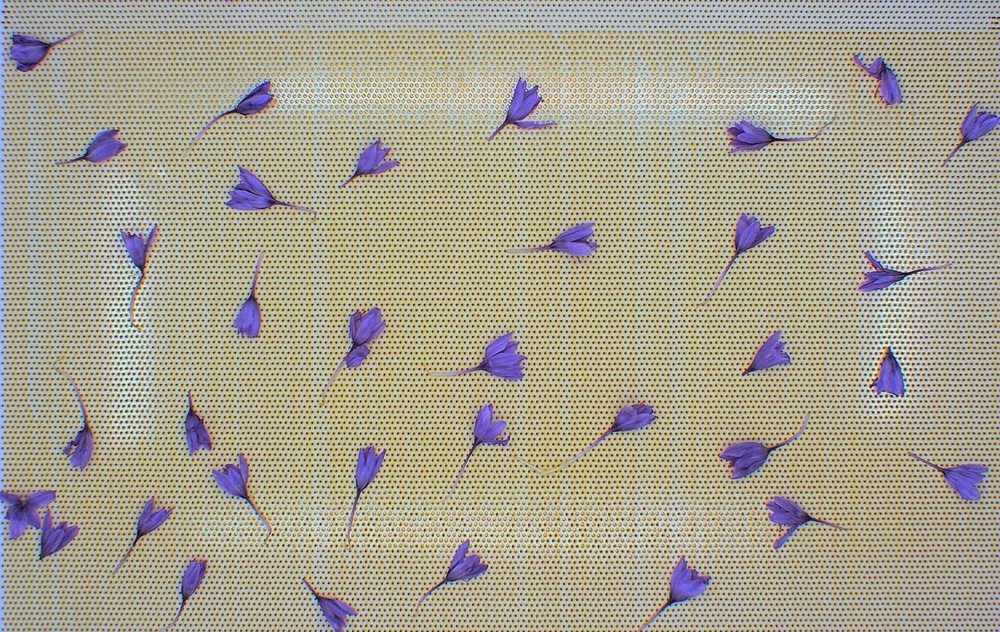
#> input picture HW2/images/saffrun.jpg, 1000 x 632 px, shrunk from 1290 x 815 before the run, found by its file name
$ jupyter execute Q2.ipynb
#> lines starting #> are read from the running program, lines starting #| are printed output that depends on the picture
A)

[cell 1]
# load image and convert it to gray scale
import matplotlib.pyplot as plt
import cv2
my_image = cv2.imread('saffrun.jpg')
#> my_image is the input picture: shape (632, 1000, 3); mean B, G, R 145.8, 163.3, 169.6
gray_image = cv2.cvtColor(my_image, cv2.COLOR_RGB2GRAY)
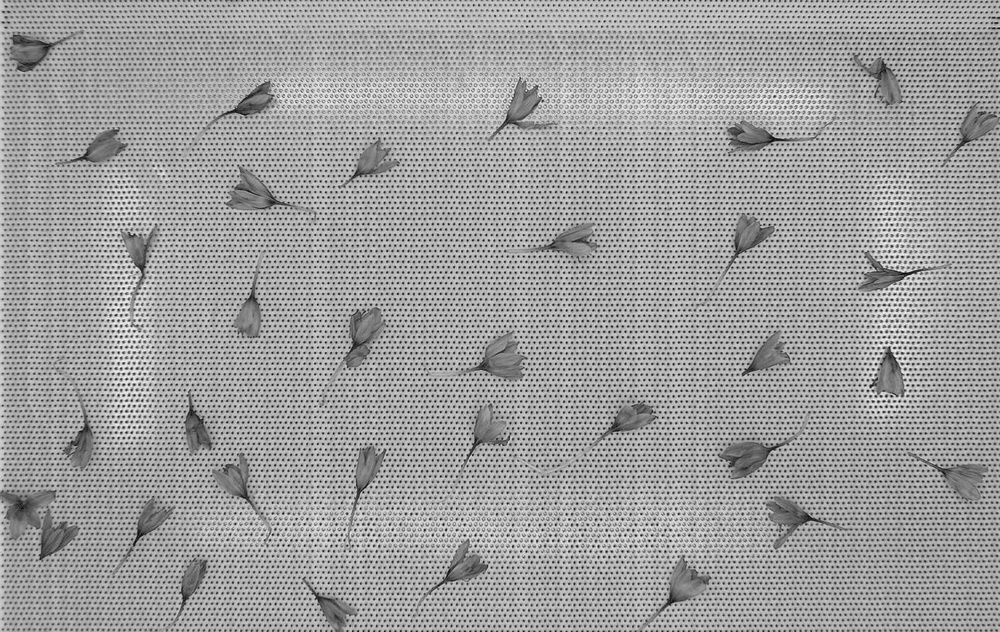
#> gray_image: shape (632, 1000); min 5, max 251, mean 158.8
plt.imshow(gray_image , cmap='gray')
plt.title('original photo')

[cell 2]
#find the fourier transform of noisy image
import numpy as np

M,N = gray_image.shape
#> M = 632; N = 1000

fourier = np.fft.fft2(gray_image)

f, ax = plt.subplots(figsize=(5,5))
ax.imshow(np.log(1 + np.abs(fourier)), cmap='gray',
          extent=(-N // 2, N // 2, -M // 2, M // 2))
ax.set_title('Shifted Fourier Transform')
plt.show()
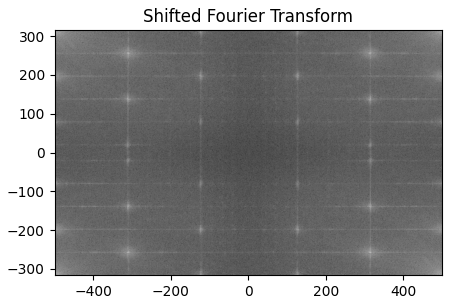
#> figure drawn by matplotlib, 1 panel

[cell 3]
#shift the forier to center
shifted_fourier =  np.fft.fftshift(fourier)

f, ax = plt.subplots(figsize=(5,5))
ax.imshow(np.log(1 + np.abs(shifted_fourier)), cmap='gray',
          extent=(-N // 2, N // 2, -M // 2, M // 2))
ax.set_title('Shifted Fourier Transform')
plt.show()
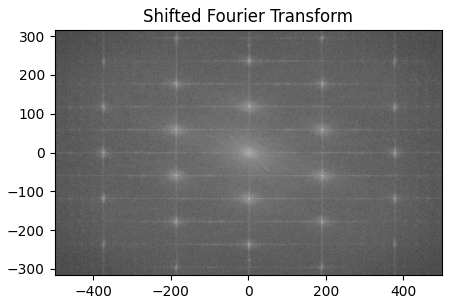
#> figure drawn by matplotlib, 1 panel

[cell 4]
#denoise the fourier transform by making the out of circle 0
center = [int(M / 2), int(N / 2)]
#> center = [316, 500]
x, y = np.ogrid[:M, :N]
#> x = 632 values from 0 to 631
#define a mask with zeros out of circle and 1 inside the circle
mask = np.zeros(gray_image.shape)
mask_area = ((x - center[0]) **  2 + (y - center[1]) **  2 <= 100*100)
mask[mask_area] = 1
shifted_fourier = shifted_fourier * mask

f, ax = plt.subplots(figsize=(5,5))
ax.imshow(np.log(1 + np.abs(shifted_fourier)), cmap='gray')
ax.set_title('filtered Fourier Transform')
plt.show()
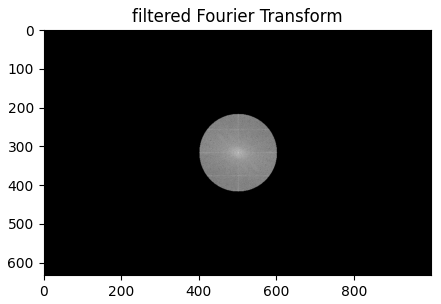
#> figure drawn by matplotlib, 1 panel

[cell 5]
#shift the Fourier transform back to the original position
denoised_shifted_fourier = np.fft.ifftshift(shifted_fourier)

#perform inverse Fourier transform to obtain the denoised image
denoised_image = np.real(np.fft.ifft2(denoised_shifted_fourier))
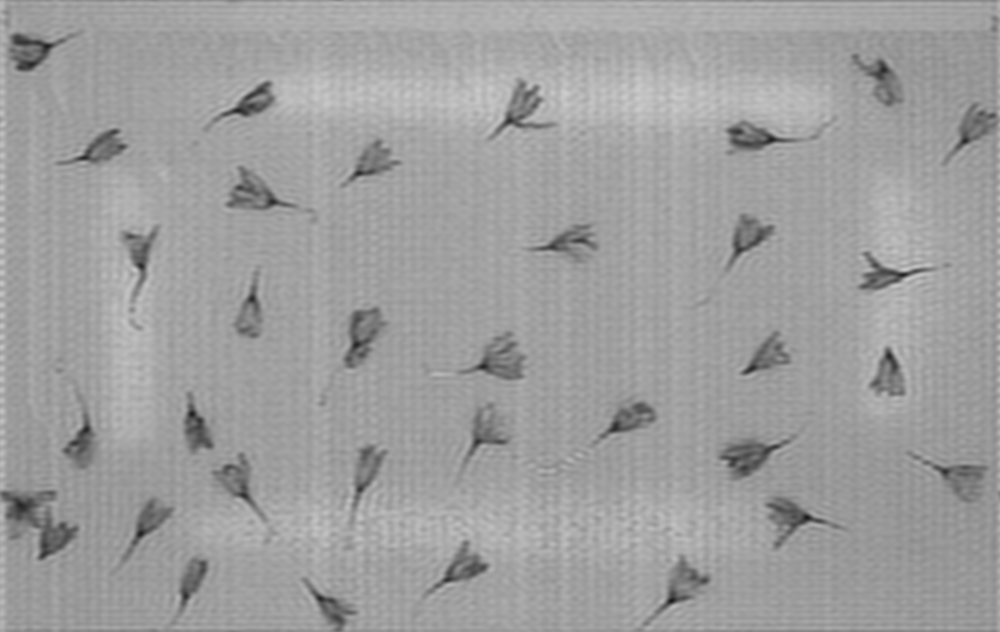
#> denoised_image: shape (632, 1000) float64; min 24.08, max 205.7, mean 158.8

plt.imshow(denoised_image , cmap='gray')
plt.title('denoised photo')

B)

[cell 6]
from google.colab.patches import cv2_imshow
#make the pixels 0 and 1
edges = cv2.Canny(np.uint8(denoised_image), 50, 90)  # Parameters: (input image, threshold1, threshold2)
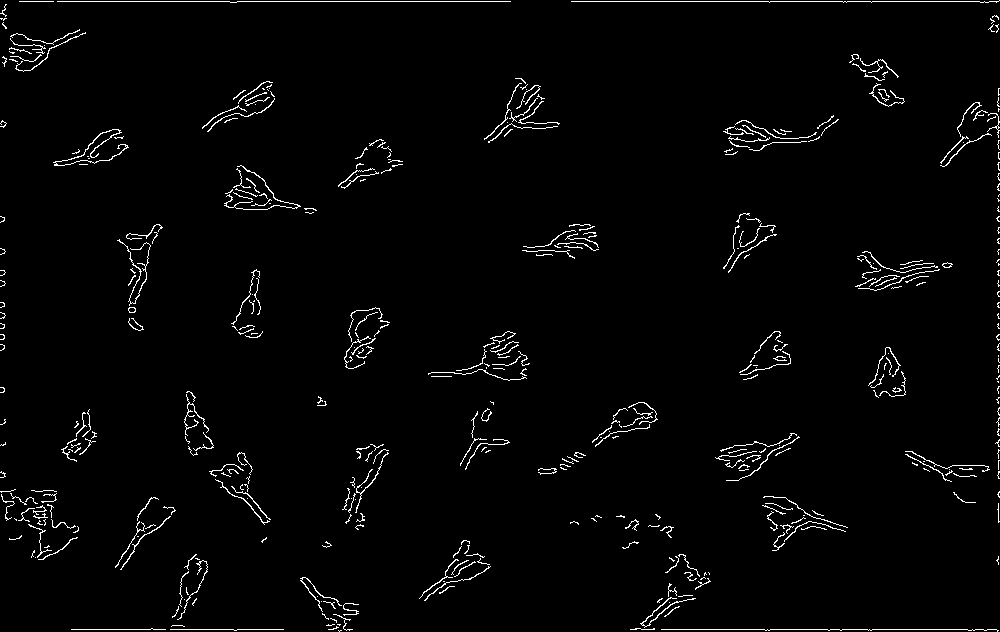
#> edges: shape (632, 1000); 2.2% white in thin lines or dots
cv2_imshow(edges)

C)

[cell 7]
# write convolution function
def convolve(matrix, kernel):
  res = np.zeros((len(matrix) - len(kernel) + 1 , len(matrix) - len(kernel) + 1))
#> res: shape (630, 630) float64; every value is 0

  for t in range(len(matrix) - len(kernel) - 1):
    for p in range(len(matrix) - len(kernel) - 1):
      hold = matrix[t : t + len(kernel) , p : p + len(kernel)]
      res[t , p] = np.sum(np.multiply(hold , kernel))
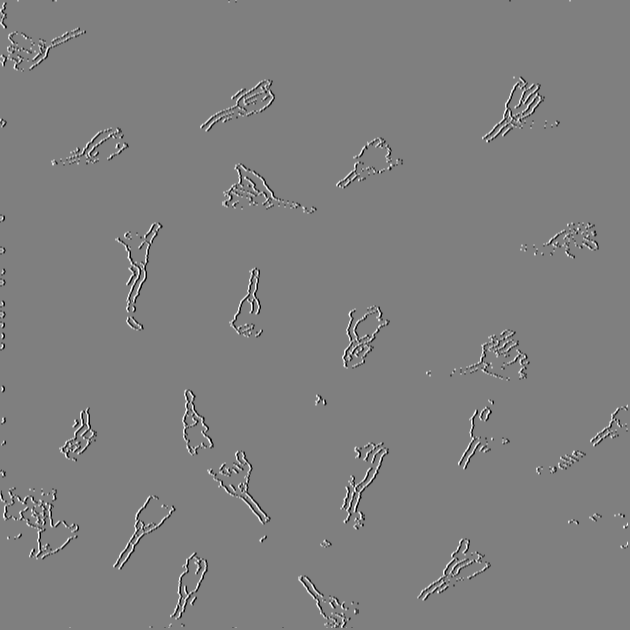
#> res: shape (630, 630) float64; min -1020, max 1020, mean -0.1; drawn with min black and max white
  return res

[cell 8]
horizontal = [[-1, 0 , 1] , [-2 , 0 , 2] , [-1 , 0 , 1]]
vertical = [[-1, -2 , -1] , [0 , 0 , 0] , [1 , 2 , 1]]

p1_horizontal = convolve(edges , horizontal)
p1_vertical = convolve(edges , vertical)
#> after the loop in convolve (call 2), `for t in range(len(matrix) - len(kernel) - 1):`:
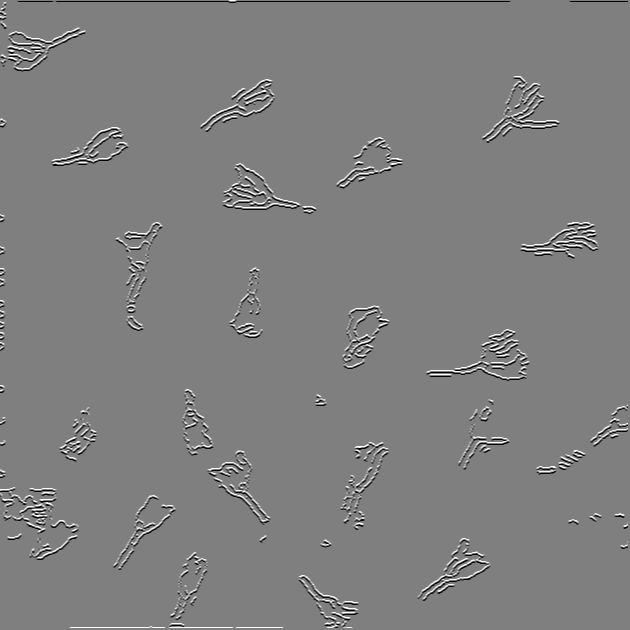
#> res: shape (630, 630) float64; min -1020, max 1020, mean -0.8; drawn with min black and max white

mag = np.sqrt(p1_horizontal**2 + p1_vertical **2)
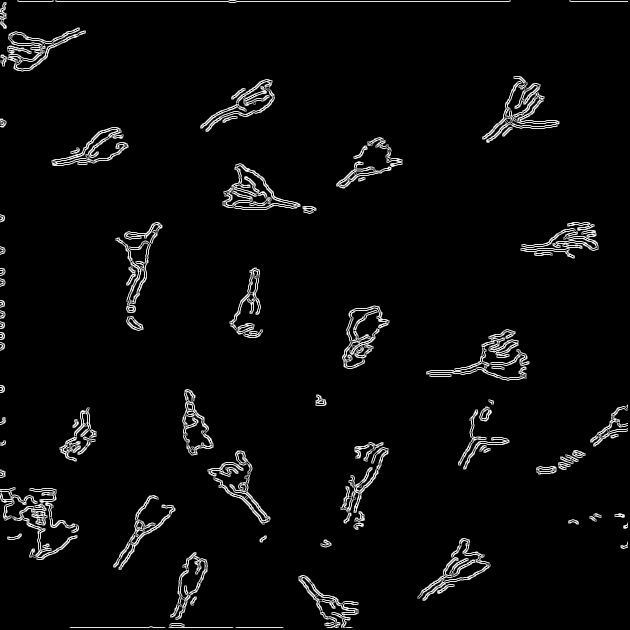
#> mag: shape (630, 630) float64; min 0, max 1140.4, mean 44; drawn with min black and max white
grad = np.arctan2(p1_vertical , p1_horizontal) / np.pi * 180
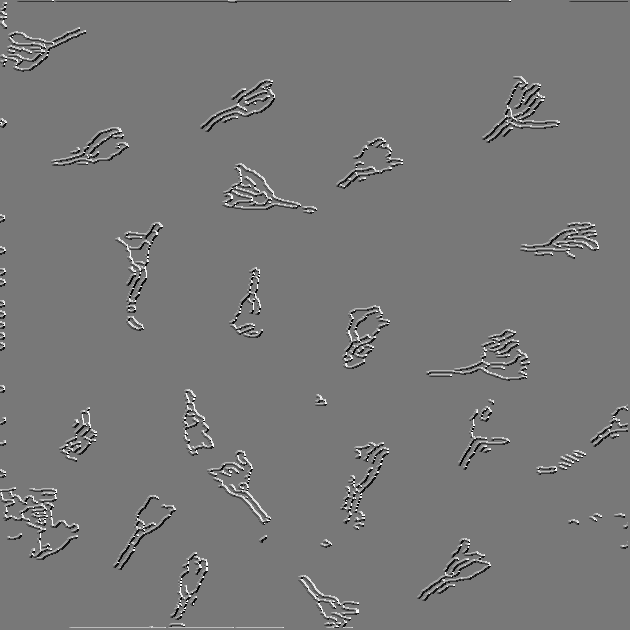
#> grad: shape (630, 630) float64; min -161.6, max 180, mean -0.1; drawn with min black and max white
